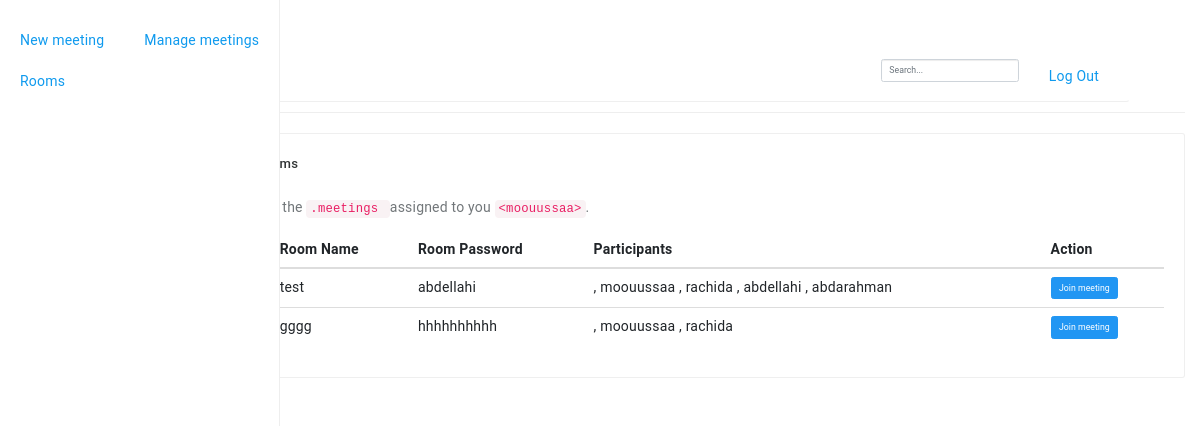
The page /rooms (signed in) on the database its author committed.
### app.py (models this page shows)
class User(UserMixin, db.Model):
    __tablename__ = 'user'
    id = db.Column(db.Integer, primary_key=True)
    username = db.Column(db.String(25), unique=True)
    email = db.Column(db.String(50), unique=True)
    password = db.Column(db.String(80))
    usertype = db.Column(db.String(15))
    meetings = db.relationship('Meeting', backref='moderator')
    rooms = db.relationship('Meeting', secondary="meeting_guests")

class Meeting(db.Model):
    __tablename__ = 'meeting'
    id = db.Column(db.Integer, primary_key=True)
    meetingname = db.Column(db.String(25), unique=True)
    password = db.Column(db.String(80))
    active= db.Column(db.String(15))
    moderator_id = db.Column(db.Integer, db.ForeignKey('user.id'))
    guests = db.relationship("User", secondary="meeting_guests")

### app.py (the view)
@app.route('/rooms', methods=['GET', 'POST'])
@login_required
def rooms():
    isAdmin=current_user.usertype=='admin'
    return render_template('rooms.html', name=current_user.username, meetings=current_user.rooms, isAdmin=isAdmin)

### app.py (called while the page is built)
@login_manager.user_loader
def load_user(user_id):
    return User.query.get(int(user_id))

### templates/rooms.html (shortened to what this page needs)
{% extends "bootstrap/base.html" %}
{% block styles %}
{{super()}}
<link rel="stylesheet" href="{{url_for('.static', filename='dashboard.css')}}">
{% endblock %}
{% block content %}
{% include 'navbar.html' %}
<div class="container-fluid">
  <div class="row">
    {% if isAdmin %}
    {% include 'sidebar.html' %}
    {% else %}
    {% include 'sidebar2.html' %}
    {% endif %}
    <div class="col-sm-9 col-sm-offset-3 col-md-10 col-md-offset-2 main">
        <h1 class="page-header">Welcome, {{ name }}</h1>
        <div class="row">
          <div class="col-md-12">
              <div class="bgc-white bd bdrs-3 p-20">
              <h4 class="c-grey-900 mB-20">My rooms</h4>
              <p>here is the <code class="highlighter-rouge">.meetings </code> assigned to you <code class="highlighter-rouge">&lt;{{ name }}&gt;</code>.</p>
              <table class="table table-hover">
                  <thead>
                  <tr>
                      <th scope="col">#</th>
                      <th scope="col">Room Name</th>
                      <th scope="col">Room Password</th>
                      <th scope="col">Participants</th>
                      <th scope="col">Action</th>
                  </tr>
                  </thead>
                  <tbody>
                    {%for meeting in meetings%}
                  <tr>
                      <th scope="row">{{ meeting.id }}</th>
                      <td>{{ meeting.meetingname }}</td>
                      <td class="hidetext">{{ meeting.password }}</td>
                      <td>
                        {%for User in meeting.guests%}
                        , {{User.username}}
                        {% endfor %}
                      </td>
                      <td>
                          <form method="get" action="/meeting-guest/{{ meeting.id }}">
                            <button type="submit" class="btn btn-primary">Join meeting</button>
                        </form>
                      </td>
                  </tr>
                  {% endfor %}
                  </tbody>
              </table>
              </div>
          </div>
      </div>
        </div>
      </div>
    </div>
{% endblock %}

### static/dashboard.css (style rules this page uses)
body { padding-top: 50px; }
.main { padding: 20px; }
@media (min-width: 768px) { .main { padding-right: 40px; padding-left: 40px; } }
.main .page-header { margin-top: 0; }

### rows shown on the page
User: username "moouussaa"
Meeting: meetingname "test", password "abdellahi"
User: username "rachida"
User: username "abdellahi"
User: username "abdarahman"
Meeting: meetingname "gggg", password "hhhhhhhhhh"
